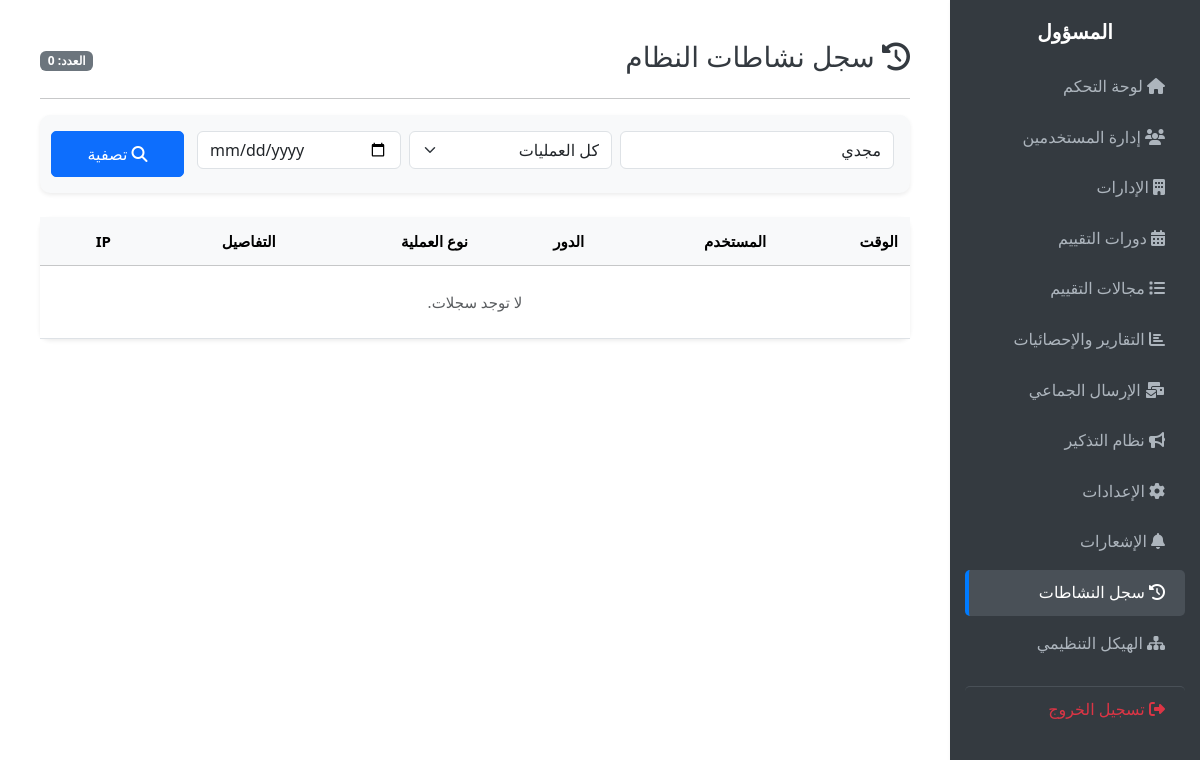
The page /public/admin/activity_logs.php?user=مجدي (signed in) on the database as committed earlier.
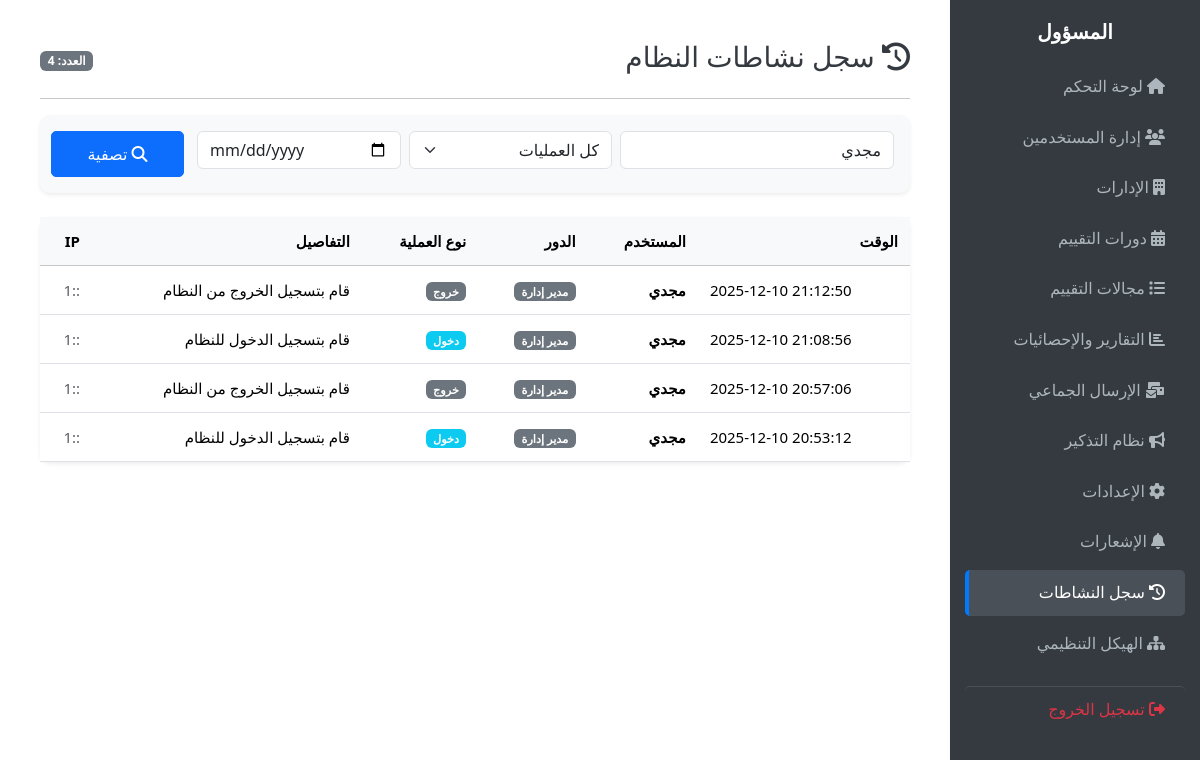
The same page on the database as committed later.
### tables this page shows
CREATE TABLE `activity_logs` (
  `id` int(11) NOT NULL,
  `user_id` int(10) UNSIGNED DEFAULT NULL COMMENT 'معرف المستخدم الذي قام بالعملية',
  `user_name` varchar(150) DEFAULT NULL COMMENT 'الاسم وقت التنفيذ (للحفظ حتى لو حذف المستخدم)',
  `role` varchar(50) DEFAULT NULL COMMENT 'دور المستخدم',
  `action` varchar(100) NOT NULL COMMENT 'نوع العملية: login, create, update, delete, logout',
  `description` text DEFAULT NULL COMMENT 'وصف تفصيلي: مثلا "قام بتعديل الموظف رقم 5"',
  `ip_address` varchar(45) DEFAULT NULL COMMENT 'عنوان IP للمستخدم',
  `created_at` timestamp NOT NULL DEFAULT current_timestamp()
);

### public/admin/activity_logs.php (the view, shortened to what this page needs)
<?php
require_once '../../app/core/db.php';
$page = isset($_GET['page']) ? (int)$_GET['page'] : 1;
$limit = 20;
$offset = ($page - 1) * $limit;
$filter_user = trim($_GET['user'] ?? '');
$filter_date = $_GET['date'] ?? '';
$where = ["1=1"];
$params = [];
if ($filter_user) {
    $where[] = "(user_name LIKE ? OR description LIKE ?)";
    $params[] = "%$filter_user%";
    $params[] = "%$filter_user%";
}
$where_sql = implode(' AND ', $where);
$count_stmt = $pdo->prepare("SELECT COUNT(*) FROM activity_logs WHERE $where_sql");
$count_stmt->execute($params);
$total_rows = $count_stmt->fetchColumn();
$sql = "SELECT * FROM activity_logs WHERE $where_sql ORDER BY created_at DESC LIMIT $limit OFFSET $offset";
$stmt = $pdo->prepare($sql);
$stmt->execute($params);
$logs = $stmt->fetchAll();
?>
<!DOCTYPE html>
<html dir="rtl" lang="ar">
<head>
    <link href="https://cdn.jsdelivr.net/npm/bootstrap@5.3.2/dist/css/bootstrap.rtl.min.css" rel="stylesheet">
    <link rel="stylesheet" href="https://cdnjs.cloudflare.com/ajax/libs/font-awesome/6.4.0/css/all.min.css">
    <link rel="stylesheet" href="../assets/css/admin-dashboard.css">
</head>
<body class="admin-dashboard">
<?php $current_page = basename(__FILE__); require_once '_sidebar_nav.php'; ?>
<main class="admin-main-content">
    <div class="d-flex justify-content-between align-items-center mb-3">
        <h3><i class="fas fa-history"></i> سجل نشاطات النظام</h3>
        <span class="badge bg-secondary">العدد: <?= $total_rows ?></span>
    </div>
    <hr>
    <div class="card mb-4 bg-light border-0 shadow-sm">
        <div class="card-body p-3">
            <form method="GET" class="row g-2">
                <div class="col-md-4">
                    <input type="text" name="user" class="form-control" placeholder="بحث باسم المستخدم أو الوصف..." value="<?= htmlspecialchars($filter_user) ?>">
                </div>
                <div class="col-md-3">
                    <select name="action" class="form-select">
                        <option value="">كل العمليات</option>
                    </select>
                </div>
                <div class="col-md-3">
                    <input type="date" name="date" class="form-control" value="<?= htmlspecialchars($filter_date) ?>">
                </div>
                <div class="col-md-2">
                    <button type="submit" class="btn btn-primary w-100"><i class="fas fa-search"></i> تصفية</button>
                </div>
            </form>
        </div>
    </div>
    <div class="card shadow-sm">
        <div class="card-body p-0">
            <div class="table-responsive">
                <table class="table table-hover mb-0 align-middle">
                    <thead class="table-light">
                        <tr>
                            <th>الوقت</th>
                            <th>المستخدم</th>
                            <th>الدور</th>
                            <th>نوع العملية</th>
                            <th>التفاصيل</th>
                            <th>IP</th>
                        </tr>
                    </thead>
                    <tbody>
                        <?php if(empty($logs)): ?>
                            <tr><td colspan="6" class="text-center py-4 text-muted">لا توجد سجلات.</td></tr>
                        <?php else: ?>
                            <?php foreach($logs as $log): ?>
                            <tr>
                                <td dir="ltr" class="text-end"><?= date('Y-m-d H:i:s', strtotime($log['created_at'])) ?></td>
                                <td class="fw-bold"><?= htmlspecialchars($log['user_name']) ?></td>
								  <?php
                                $role_map = match($log['role']) {
        'admin' => 'مسؤول',
        'manager' => 'مدير إدارة',
        'supervisor' => 'رئيس مباشر',
        'evaluator' => 'موظف تقييمات',
        'employee' => 'موظف'
                                };
                                ?>
                                <td><span class="badge bg-secondary"><?= $role_map ?></span></td>
                                <td>
                                   <?php
                                $cls = match($log['action']) {
                                    'login' => 'info',
                                    'logout' => 'secondary',
                                    'create' => 'success',
                                    'delete' => 'danger',
                                    'update' => 'warning',
                                    default => 'dark'
                                };
                                $txt = match($log['action']) {
                                    'login' => 'دخول',
                                    'logout' => 'خروج',
                                    'create' => 'إضافة',
                                    'delete' => 'حذف',
                                    'update' => 'تعديل',
                                    default => $log['action']
                                };
                                ?>
                                    <span class="badge bg-<?= $cls ?>"><?= $txt ?></span>
                                </td>
                                <td><?= htmlspecialchars($log['description']) ?></td>
                                <td class="small text-muted"><?= $log['ip_address'] ?></td>
                            </tr>
                            <?php endforeach; ?>
                        <?php endif; ?>
                    </tbody>
                </table>
            </div>
        </div>
    </div>
</main>
</body>
</html>

### public/admin/_sidebar_nav.php (shortened to what this page needs)
<?php
$nav_path = isset($nav_path) ? $nav_path : '';
?>
<nav class="admin-sidebar">
    <h5>المسؤول</h5>
    <a href="<?= $nav_path ?>dashboard.php" class="<?= $current_page === 'dashboard.php' ? 'active' : '' ?>">
        <i class="fas fa-home"></i> لوحة التحكم
    </a>
    <a href="<?= $nav_path ?>users.php" class="<?= $current_page === 'users.php' ? 'active' : '' ?>">
        <i class="fas fa-users"></i> إدارة المستخدمين
    </a>
    <a href="<?= $nav_path ?>departments.php" class="<?= $current_page === 'departments.php' ? 'active' : '' ?>">
        <i class="fas fa-building"></i> الإدارات
    </a>
    <a href="<?= $nav_path ?>cycles.php" class="<?= $current_page === 'cycles.php' ? 'active' : '' ?>">
        <i class="fas fa-calendar-alt"></i> دورات التقييم
    </a>
    <a href="<?= $nav_path ?>evaluation-fields.php" class="<?= $current_page === 'evaluation-fields.php' ? 'active' : '' ?>">
        <i class="fas fa-list"></i> مجالات التقييم
    </a>
    <a href="<?= $nav_path ?>reports.php" class="<?= $current_page === 'reports.php' ? 'active' : '' ?>">
        <i class="fas fa-chart-bar"></i> التقارير والإحصائيات
    </a>
	    <a href="<?= $nav_path ?>bulk_email.php" class="<?= $current_page === 'bulk_email.php' ? 'active' : '' ?>">
        <i class="fas fa-mail-bulk"></i> الإرسال الجماعي
    </a>
	<a href="<?= $nav_path ?>reminders.php" class="<?= $current_page === 'reminders.php' ? 'active' : '' ?>">
        <i class="fas fa-bullhorn"></i> نظام التذكير
    </a>
    <a href="<?= $nav_path ?>settings.php" class="<?= $current_page === 'settings.php' ? 'active' : '' ?>">
        <i class="fas fa-cog"></i> الإعدادات
    </a>
    <a href="<?= $nav_path ?>notifications.php" class="<?= $current_page === 'notifications.php' ? 'active' : '' ?>">
        <i class="fas fa-bell"></i> الإشعارات
    </a>
    <a href="<?= $nav_path ?>activity_logs.php" class="<?= $current_page === 'activity_logs.php' ? 'active' : '' ?>">
        <i class="fas fa-history"></i> سجل النشاطات
    </a>
	<a href="<?= $nav_path ?>org_chart.php" class="<?= $current_page === 'org_chart.php' ? 'active' : '' ?>">
        <i class="fas fa-sitemap"></i> الهيكل التنظيمي
    </a>
    <a href="javascript:void(0);" onclick="document.getElementById('logout-form').submit();" class="logout-link">
        <i class="fas fa-sign-out-alt"></i> تسجيل الخروج
    </a>
</nav>

### public/assets/css/admin-dashboard.css (style rules this page uses)
body { font-family: 'Segoe UI', Tahoma, Geneva, Verdana, sans-serif; background-color: #f8f9fa; color: #212529; margin: 0; padding: 0; direction: rtl; }
.admin-dashboard { display: flex; min-height: 100vh; background-color: #f8f9fa; }
.admin-sidebar { width: 250px; background: #343a40; color: white; padding: 20px 0; box-shadow: 2px 0 5px rgba(0,0,0,0.1); position: fixed; top: 0; right: 0; height: 100vh; overflow-y: auto; z-index: 1000; }
.admin-sidebar h5 { text-align: center; margin-bottom: 20px; font-weight: bold; color: #fff; }
.admin-sidebar a { display: block; color: #adb5bd; padding: 10px 20px; text-decoration: none; border-radius: 5px; margin: 5px 15px; transition: all 0.3s ease; font-size: 16px; }
.admin-sidebar a:hover, .admin-sidebar a.active { background: #495057; color: #fff; border-left: 4px solid #007bff; }
.admin-sidebar .logout-link { color: #dc3545; margin-top: 20px; border-top: 1px solid #495057; padding-top: 10px; }
.admin-main-content { margin-right: 250px; padding: 20px; width: calc(100% - 250px); background: #fff; min-height: 100vh; overflow-x: hidden; }
h3, h4, h5 { color: #343a40; }
.card { margin-bottom: 20px; border: none; border-radius: 10px; box-shadow: 0 4px 8px rgba(0,0,0,0.1); }
.table { font-size: 14px; }
.table th, .table td { vertical-align: middle; padding: 12px; }
.btn { font-size: 14px; padding: 8px 16px; border-radius: 5px; transition: all 0.3s ease; }
@media (min-width: 992px) { .admin-main-content { padding: 30px; } }
@media (min-width: 992px) { .card { margin-bottom: 25px; } }
@media (min-width: 992px) { .table th, .table td { font-size: 15px; } }
@media (min-width: 992px) { .btn { font-size: 16px; padding: 10px 20px; } }
body { line-height: 1.6; }
[dir="rtl"] .table th, [dir="rtl"] .table td { text-align: right; }
[dir="rtl"] .btn { margin-right: 5px; }
* { box-sizing: border-box; -webkit-tap-highlight-color: transparent; }
@media screen and (min-width: 1024px) { .admin-main-content { padding: 40px; } }

Rows that differ between the two databases and show on the page:
added activity_logs: created_at "2025-12-10 21:12:50", user_name "مجدي", role "مدير إدارة", action "خروج", description "قام بتسجيل الخروج من النظام", ip_address "::1"
added activity_logs: created_at "2025-12-10 21:08:56", user_name "مجدي", role "مدير إدارة", action "دخول", description "قام بتسجيل الدخول للنظام", ip_address "::1"
added activity_logs: created_at "2025-12-10 20:57:06", user_name "مجدي", role "مدير إدارة", action "خروج", description "قام بتسجيل الخروج من النظام", ip_address "::1"
added activity_logs: created_at "2025-12-10 20:53:12", user_name "مجدي", role "مدير إدارة", action "دخول", description "قام بتسجيل الدخول للنظام", ip_address "::1"
Other text that changed with them:
$total_rows: "0" → "4"
text no longer shown: "لا توجد سجلات."
